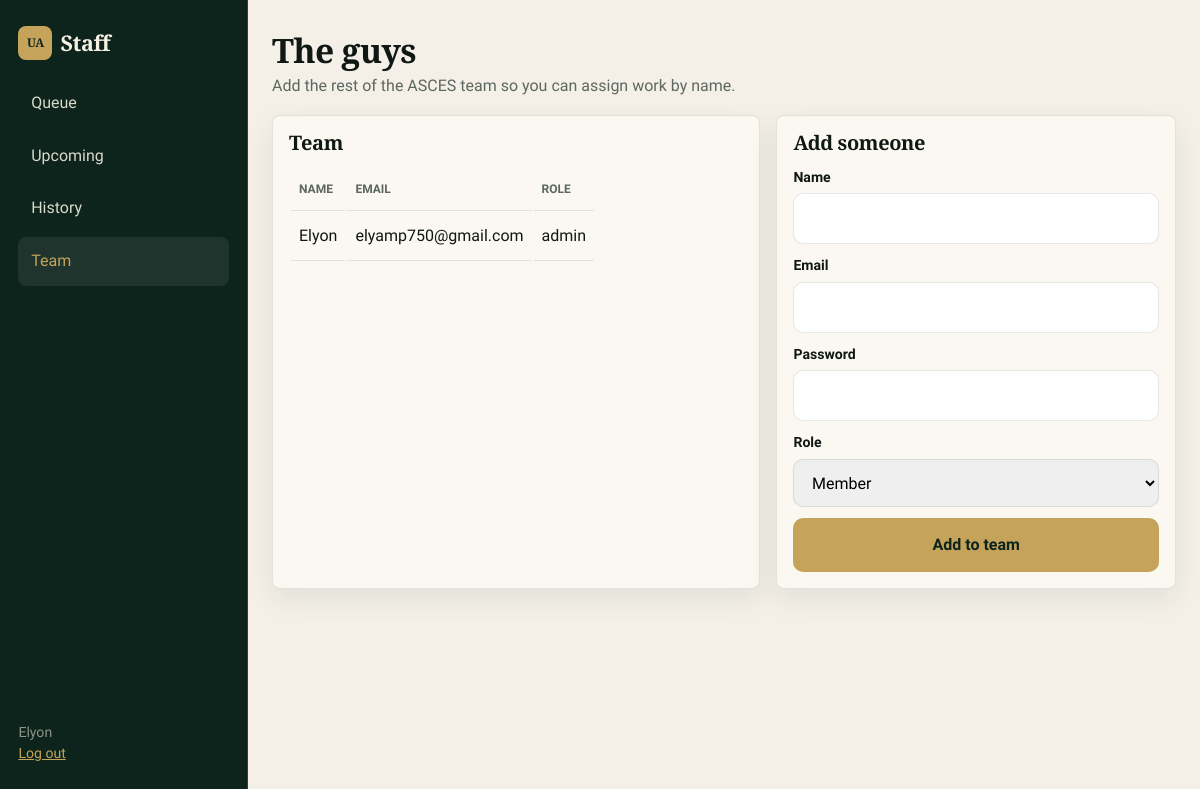
The app's page /staff/team.php (signed in) with its own data.
### tables this page shows
CREATE TABLE staff (
      id INTEGER PRIMARY KEY AUTOINCREMENT,
      name TEXT NOT NULL,
      email TEXT NOT NULL UNIQUE,
      password_hash TEXT NOT NULL,
      role TEXT NOT NULL DEFAULT 'member',
      created_at TEXT NOT NULL DEFAULT CURRENT_TIMESTAMP
    );

### includes/helpers.php (called while the page is built, shortened)
<?php
function db(): PDO
{
  static $pdo;
  if ($pdo instanceof PDO) return $pdo;
  $dir = dirname(__DIR__) . '/data';
  $pdo = new PDO('sqlite:' . $dir . '/uniassist.sqlite', null, null, [
    PDO::ATTR_ERRMODE => PDO::ERRMODE_EXCEPTION,
    PDO::ATTR_DEFAULT_FETCH_MODE => PDO::FETCH_ASSOC,
  ]);
  $pdo->exec('PRAGMA foreign_keys = ON');
  return $pdo;
}
function e(?string $value): string
{
  return htmlspecialchars((string) $value, ENT_QUOTES, 'UTF-8');
}

### includes/auth.php (called while the page is built, shortened)
<?php
require_once __DIR__ . '/helpers.php';
function current_staff(): ?array
{
  $stmt = db()->prepare('SELECT id, name, email, role FROM staff WHERE id = ?');
  $stmt->execute([(int) $_SESSION['staff_id']]);
  return $stmt->fetch() ?: null;
}
function require_staff(): array
{
  $staff = current_staff();
  return $staff;
}

### staff/team.php (the view, shortened to what this page needs)
<?php
require_once __DIR__ . '/../includes/auth.php';
require_once __DIR__ . '/../includes/layout.php';
$staff = require_staff();
$isAdmin = ($staff['role'] ?? '') === 'admin';
$team = db()->query('SELECT id, name, email, role FROM staff ORDER BY name')->fetchAll();
staff_layout_start('Team', 'team', $staff);
?>
<div class="staff-hero"><div><h1>The guys</h1><p>Add the rest of the ASCES team so you can assign work by name.</p></div></div>
<div class="detail-grid">
  <section class="panel">
    <h2>Team</h2>
    <table class="staff-table">
      <thead><tr><th>Name</th><th>Email</th><th>Role</th></tr></thead>
      <tbody>
      <?php foreach ($team as $member): ?>
        <tr><td><?= e($member['name']) ?></td><td><?= e($member['email']) ?></td><td><?= e($member['role']) ?></td></tr>
      <?php endforeach; ?>
      </tbody>
    </table>
  </section>
  <section class="panel">
    <h2>Add someone</h2>
    <?php if (!$isAdmin): ?><p class="empty">Ask an admin to add new staff logins.</p>
    <?php else: ?>
    <form method="post" class="modal-form">
      <label><span>Name</span><input type="text" name="name" required /></label>
      <label><span>Email</span><input type="email" name="email" required /></label>
      <label><span>Password</span><input type="password" name="password" minlength="8" required /></label>
      <label><span>Role</span><select name="role"><option value="member">Member</option><option value="admin">Admin</option></select></label>
      <button type="submit" class="btn btn-primary">Add to team</button>
    </form>
    <?php endif; ?>
  </section>
</div>
<?php staff_layout_end();

### includes/layout.php (shortened to what this page needs)
<?php
function staff_layout_start(string $title, string $active, array $staff): void
{
  $nav = [
    'queue' => ['index.php', 'Queue'],
    'upcoming' => ['upcoming.php', 'Upcoming'],
    'history' => ['history.php', 'History'],
    'team' => ['team.php', 'Team'],
  ];
  ?>
<!doctype html>
<html lang="en">
<head>
  <link rel="stylesheet" href="../css/styles.css?v=3" />
  <link rel="stylesheet" href="../css/staff.css?v=3" />
</head>
<body class="staff-body has-sidebar">
  <aside class="sidebar" id="site-sidebar">
    <a class="logo sidebar-brand" href="index.php"><span class="logo-mark">UA</span> Staff</a>
    <nav class="sidebar-nav">
      <?php foreach ($nav as $key => [$href, $label]): ?>
        <a href="<?= e($href) ?>" class="<?= $active === $key ? 'is-active' : '' ?>"><?= e($label) ?></a>
      <?php endforeach; ?>
    </nav>
    <p class="sidebar-foot">
      <?= e($staff['name']) ?><br>
      <a href="logout.php">Log out</a>
    </p>
  </aside>
  <main class="staff-main container">
  <?php
}
function staff_layout_end(): void
{
  ?>
  </main>
</body>
</html>
  <?php
}

### css/styles.css (style rules this page uses)
:root { --bg: #f4f0e8; --surface: #fbf8f1; --ink: #101814; --muted: #5c675f; --line: rgba(16, 24, 20, 0.1); --forest: #0c241c; --gold: #c6a35a; --gold-2: #d8b86c; --green: #1d5c3f; --radius: 14px; --max-width: 1140px; --header-h: 56px; --sidebar-w: 248px; --shadow-1: 0 10px 28px rgba(12, 36, 28, 0.08); --shadow-2: 0 28px 56px rgba(12, 36, 28, 0.16); --hero-img: url("../img/20260727_135242.jpg"); }
* { box-sizing: border-box; }
html { scroll-behavior: smooth; scroll-padding-top: calc(var(--header-h) + 10px); -webkit-text-size-adjust: 100%; }
body { margin: 0; min-height: 100dvh; font-family: "Source Sans 3", system-ui, sans-serif; background: var(--bg); color: var(--ink); line-height: 1.55; }
a { color: var(--green); }
.container { max-width: var(--max-width); margin: 0 auto; padding: 0 1rem; }
h1, h2, h3, .logo { font-family: "Cormorant Garamond", Georgia, serif; letter-spacing: -0.02em; line-height: 1.12; font-weight: 600; }
.logo { display: inline-flex; align-items: center; gap: 0.5rem; color: #f7f1e4; text-decoration: none; font-size: 1.2rem; }
.logo-mark { width: 34px; height: 34px; border-radius: 8px; display: grid; place-items: center; background: var(--gold); color: var(--forest); font-size: 0.75rem; font-weight: 700; }
.sidebar { position: fixed; top: 0; bottom: 0; left: 0; z-index: 80; width: 248px; max-width: 86vw; background: var(--forest); color: #f7f1e4; padding: calc(1.1rem + env(safe-area-inset-top, 0px)) 1.15rem 1.3rem; display: flex; flex-direction: column; gap: 1.2rem; transform: translateX(-110%); transition: transform .22s ease; border-right: 1px solid rgba(198,163,90,.22); box-shadow: 12px 0 40px rgba(0,0,0,.25); overflow-y: auto; }
.sidebar-brand { font-size: 1.35rem; }
.sidebar-nav { display: grid; gap: 0.25rem; }
.sidebar-nav a, .sidebar-nav button { color: rgba(247,241,228,.88); text-decoration: none; background: none; border: 0; font: inherit; text-align: left; padding: 0.75rem 0.8rem; min-height: 48px; border-radius: 8px; cursor: pointer; display: flex; align-items: center; }
.sidebar-nav a.is-active, .sidebar-nav a:hover, .sidebar-nav button:hover { background: rgba(247,241,228,.08); color: var(--gold); }
.sidebar-foot { margin-top: auto; color: rgba(247,241,228,.55); font-size: 0.88rem; }
.sidebar-foot a { color: var(--gold); }
.btn { display: inline-flex; align-items: center; justify-content: center; min-height: 48px; padding: 0.85rem 1.1rem; width: 100%; border-radius: 10px; border: 1px solid transparent; font: inherit; font-weight: 600; cursor: pointer; text-decoration: none; }
.btn-primary { background: var(--gold); color: var(--forest); }
.modal-form { display: grid; gap: 0.7rem; }
label span { display: block; margin-bottom: 0.3rem; font-weight: 600; font-size: 0.88rem; }
input, textarea, select { width: 100%; min-height: 48px; padding: 0.75rem 0.85rem; border: 1px solid var(--line); border-radius: 10px; font: inherit; font-size: 16px; }
@media (min-width: 900px) { :root { --header-h: 0px; } }
@media (min-width: 900px) { .container { padding: 0 1.5rem; } }
@media (min-width: 900px) { .sidebar { transform: translateX(0); width: var(--sidebar-w); max-width: none; padding-top: 1.6rem; box-shadow: none; } }
@media (min-width: 900px) { body.has-sidebar { padding-left: var(--sidebar-w); overflow: auto; } }
@media (min-width: 900px) { .btn { width: auto; } }

### records on screen
staff: name "Elyon", email "elyamp750@gmail.com", role "admin"

### other values on screen
$label "Queue"
$label "Upcoming"
$label "History"
$label "Team"
